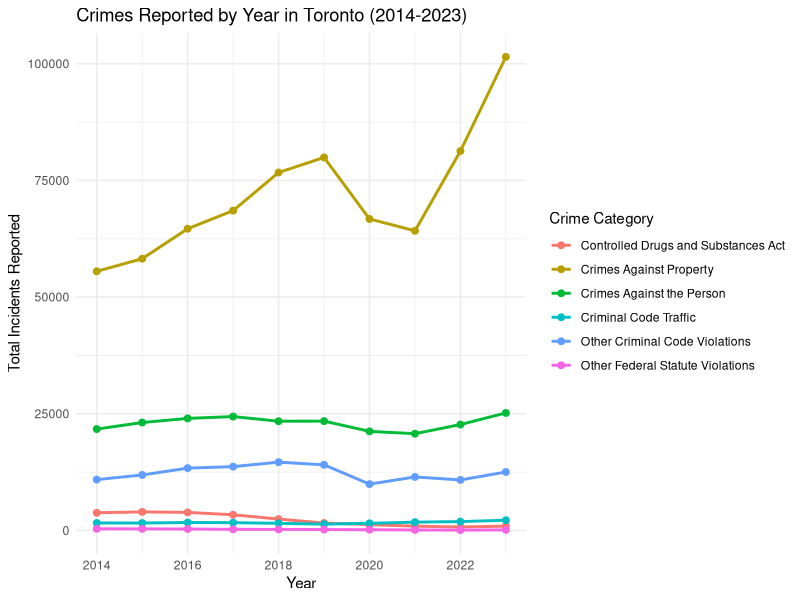
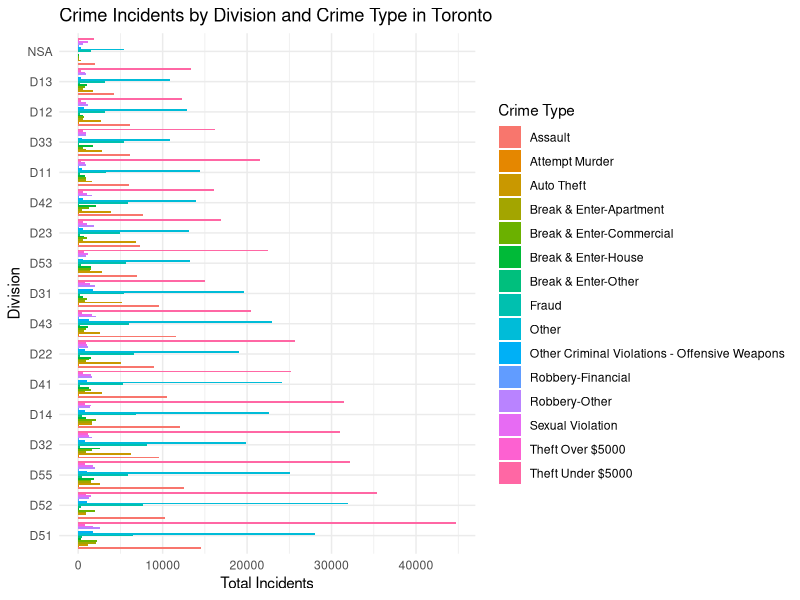
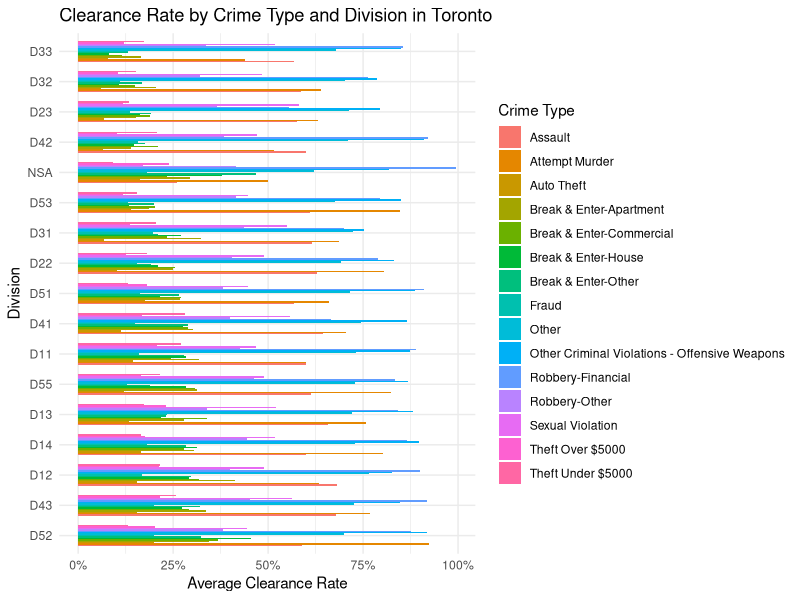

These charts were generated, in order, by the following R code:
## ---- chunk 1
#| include: false
#| warning: false
#| message: false

library(tidyverse)
library(palmerpenguins)
## ---- chunk 2
#| echo: false
#| eval: true
#| warning: false
#| message: false

analysis_data <- read_csv(here::here("data/analysis_data/analysis_data.csv")) # Load the cleaned analysis data
crime_trends_plot <- analysis_data %>%
  group_by(year, crime_category) %>%
  summarise(total_incidents = sum(incidents_reported, na.rm = TRUE))  # Summing incidents per year and crime category
## ---- chunk 3
#| echo: false
#| eval: true
#| warning: false
#| message: false
#| label: fig-Crimes_by_Year
#| fig-cap: Crimes Reported by Year

## Create a line chart showing crimes reported by year and crime category
crime_trends_plot %>%
  ggplot(aes(x = year, y = total_incidents, color = crime_category, group = crime_category)) +
  geom_line(size = 1) +  # Line plot for crime trends
  geom_point(size = 2) +  # Adding points to lines
  labs(
    title = "Crimes Reported by Year in Toronto (2014-2023)",
    x = "Year",
    y = "Total Incidents Reported",
    color = "Crime Category"
  ) +
  theme_minimal()   # Minimal theme for clean visuals

## ---- chunk 4
#| echo: false
#| eval: true
#| warning: false
#| message: false

crime_by_division_plot <- analysis_data %>%
  group_by(division_name, crime_subtype) %>%
  summarise(total_incidents = sum(incidents_reported, na.rm = TRUE)) # Summing incidents per division and crime type
## ---- chunk 5
#| echo: false
#| eval: true
#| warning: false
#| message: false
#| label: fig-Crimes_by_Div
#| fig-cap: Crimes by Division and Crime Type

## Create a bar chart comparing crime types and incidents by division
crime_by_division_plot %>% 
  ggplot(aes(y = reorder(division_name, -total_incidents), x = total_incidents, fill = crime_subtype)) +
  geom_bar(stat = "identity", position = "dodge") +  # Using a bar chart for comparison
  labs(
    title = "Crime Incidents by Division and Crime Type in Toronto",
    y = "Division",
    x = "Total Incidents",
    fill = "Crime Type"
  ) +
  theme_minimal()  # Minimal theme for clean visuals

## ---- chunk 6
#| echo: false
#| eval: true
#| warning: false
#| message: false

## Calculate clearance rate for each crime type and division
clearance_rate_plot <- analysis_data %>%
  filter(incidents_reported > 0) %>%  # Ensure calculating clearance rate where incidents were reported
  mutate(clearance_rate = incidents_cleared / incidents_reported) %>%  # Calculate the clearance rate
  group_by(crime_subtype, division_name) %>%
  summarise(avg_clearance_rate = mean(clearance_rate, na.rm = TRUE))  # Average clearance rate for each crime type and division
## ---- chunk 7
#| echo: false
#| eval: true
#| warning: false
#| message: false
#| label: fig-Clearance_Rate
#| fig-cap: Clearance Rate by Crime Type

## Create a grouped bar chart to show clearance rate by crime type and division
clearance_rate_plot %>%
  ggplot(aes(y = reorder(division_name, -avg_clearance_rate), x = avg_clearance_rate, fill = crime_subtype)) +
  geom_bar(stat = "identity", position = "dodge", width = 0.7) +  # Grouped bar chart for clearance rates
  labs(
    title = "Clearance Rate by Crime Type and Division in Toronto",
    y = "Division",
    x = "Average Clearance Rate",
    fill = "Crime Type"
  ) +
  scale_x_continuous(labels = scales::percent_format(accuracy = 1)) +  # Convert y-axis to percentage
  theme_minimal()  # Minimal theme for clean visuals

